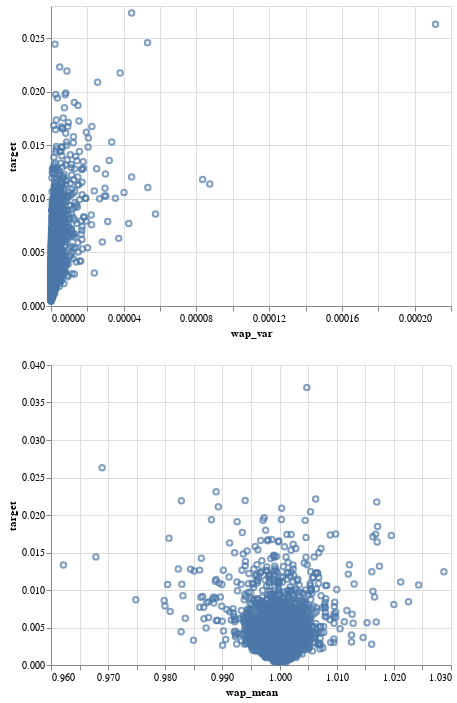

This figure's notebook cell:
### Code cell
chs = []
for feature in features:
    print(f"Making {feature}")
    df_sample = train_merged.reset_index().sample(5_000)
    chs.append(alt.Chart(df_sample).mark_point().encode(x=alt.X(feature, scale=alt.Scale(zero=False)), y='target'))
    
# https://altair-viz.github.io/user_guide/compound_charts.html
alt.vconcat(*chs)

### Figure 1 — Vega-Lite specification as saved in the notebook (floating-point values rounded to 4 significant figures; data arrays with more than 128 entries replaced by an {"elided": "..."} marker saying what was removed)
{"config": {"view": {"continuousWidth": 400, "continuousHeight": 300}}, "vconcat": [{"data": {"name": "data-d7df345fdc6056fd429b8cef9e0985cc"}, "mark": "point", "encoding": {"x": {"type": "quantitative", "field": "wap_var", "scale": {"zero": false}}, "y": {"type": "quantitative", "field": "target"}}}, {"data": {"name": "data-db7430a907f69cb31a1d2879ffa51627"}, "mark": "point", "encoding": {"x": {"type": "quantitative", "field": "wap_mean", "scale": {"zero": false}}, "y": {"type": "quantitative", "field": "target"}}}], "$schema": "https://vega.github.io/schema/vega-lite/v4.8.1.json", "datasets": {"data-d7df345fdc6056fd429b8cef9e0985cc": {"elided": "5000 records"}, "data-db7430a907f69cb31a1d2879ffa51627": {"elided": "5000 records"}}}
